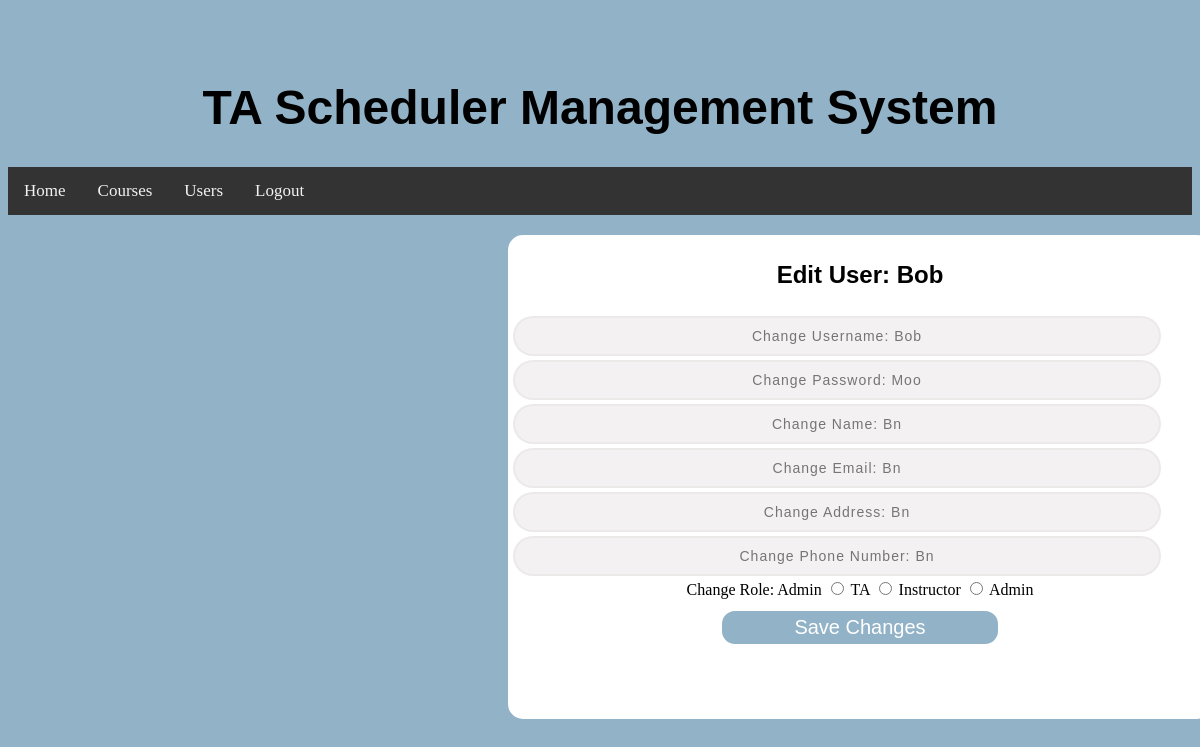
Before: /users/editUser/ (signed in) with the older database file.
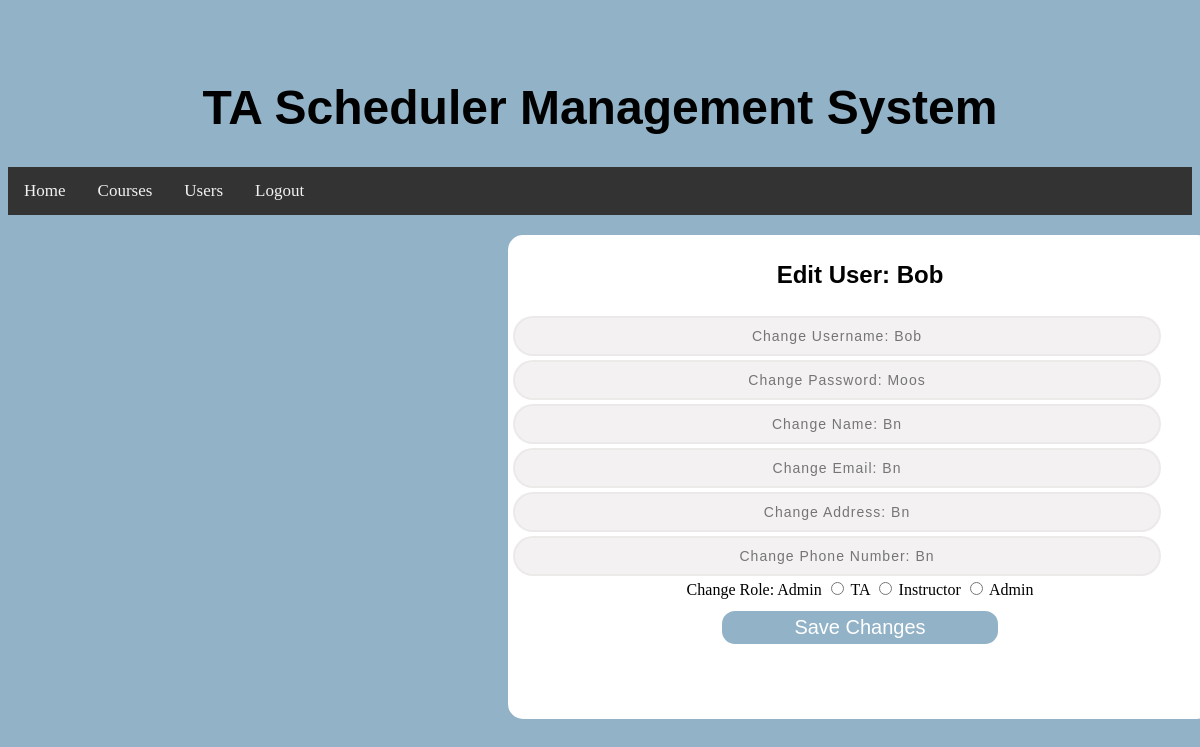
After: the same page with the newer database file.
### BackendWork/models.py (models this page shows, shortened)
class MyUser(models.Model):
    ROLE_CHOICES = (('Teaching Assistant', 'TEACHING_ASSISTANT'), ('Instructor', 'INSTRUCTOR'), ('Admin', 'ADMIN'))
    username = models.CharField(max_length=20, unique=True)
    password = models.CharField(max_length=20)
    name = models.CharField(max_length=20)
    email = models.CharField(max_length=20)
    address = models.CharField(max_length=72)
    phone = models.CharField(max_length=10)
    role = models.CharField(max_length=30, choices=ROLE_CHOICES, default='Teaching Assistant')
    assignedClasses = models.ManyToManyField(ClassList, null=True)

### BackendWork/views.py (the view)
# urls.py: path("users/editUser/", EditUser.as_view()),
class EditUser(View):
    def get(self, request):
        m = request.session["role"]
        thisUserName = request.session["thisUser"]
        thisUser = MyUser.objects.get(username=thisUserName)
        return render(request, "editUser.html", {'sessionUser': m, 'thisUser': thisUser})

### templates/editUser.html (shortened to what this page needs)
{% load static %}
<!DOCTYPE html>
<html lang="en">
<head>
    <link rel="stylesheet" type="text/css" href="{% static 'css/editUser.css' %}"/>
</head>
<div class="navContainer">
    <header class="header">
        <h1><a>TA Scheduler Management System</a></h1>
    </header>
    <div class="navigation">
        <li><a href="/home/">Home</a></li>
        <li><a href="/courses/">Courses</a></li>
        <li><a href="/users/">Users</a></li>
        <li><a href="/">Logout</a></li>
    </div>
</div>
<body>
<div class="container">
    <p class=subHeader>Edit User: {{ thisUser.username }}</p>
    <div class="containerbox">
        <table>
            <tr>
                <td><input placeholder="Change Username: {{ thisUser.username }}" class='newAccountInformation'></td>
            </tr>
            <tr>
                <td><input placeholder="Change Password: {{ thisUser.password }}" class=newAccountInformation></td>
            </tr>
            <tr>
                <td><input placeholder="Change Name: {{ thisUser.name }}" class=newAccountInformation></td>
            </tr>
            <tr>
                <td><input placeholder="Change Email: {{ thisUser.email }}" class=newAccountInformation></td>
            </tr>
            <tr>
                <td><input placeholder="Change Address: {{ thisUser.address }}" class=newAccountInformation></td>
            </tr>
            <tr>
                <td><input placeholder="Change Phone Number: {{ thisUser.phone }}" class=newAccountInformation></td>
            </tr>
        </table>
        <div class="permission">
            <tr>
                <th class=roleLabel>Change Role: {{ thisUser.role }}</th>
                <td>
                    <input type="radio" name="permission">
                    <label>TA</label>
                    <input type="radio" name="permission">
                    <label>Instructor</label>
                    <input type="radio" name="permission">
                    <label>Admin</label>
                </td>
            </tr>
            </div>
    <div class="submit-button">
        <button type="submit">Save Changes</button>
    </div>
</div>
</body>
</html>

Changed rows visible on the page:
changed MyUser "Bob": password "Change Password: Moo" → "Change Password: Moos"
